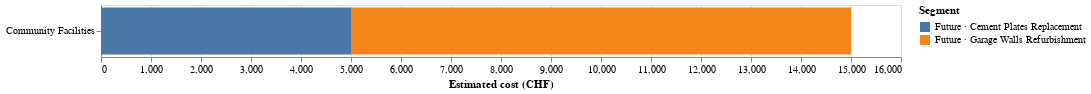

Source (notebook cell):
### Code cell
chart

### Figure 1 — Vega-Lite specification as saved in the notebook (floating-point values rounded to 4 significant figures)
{"config": {"view": {"continuousWidth": 300, "continuousHeight": 300}}, "data": {"name": "data-c71c62956c06b36443ab59b6d61f4239"}, "mark": {"type": "bar"}, "encoding": {"color": {"field": "label", "title": "Segment", "type": "nominal"}, "tooltip": [{"field": "category", "title": "Category", "type": "nominal"}, {"field": "label", "title": "Item", "type": "nominal"}, {"field": "description", "title": "Description", "type": "nominal"}, {"field": "cost_chf", "title": "Cost", "type": "nominal"}, {"field": "urgency", "title": "Urgency", "type": "nominal"}, {"field": "years_until", "format": ".0f", "title": "Years until renovation", "type": "quantitative"}], "x": {"field": "cost", "stack": "zero", "title": "Estimated cost (CHF)", "type": "quantitative"}, "y": {"field": "category", "sort": "-x", "title": null, "type": "nominal"}}, "height": 52, "params": [{"name": "param_2", "select": {"type": "interval", "encodings": ["x", "y"]}, "bind": "scales"}], "width": 800, "$schema": "https://vega.github.io/schema/vega-lite/v5.20.1.json", "datasets": {"data-c71c62956c06b36443ab59b6d61f4239": [{"category": "Community Facilities", "label": "Future · Cement Plates Replacement", "description": "Full renovation of cement plates and walls after lifespan.", "cost": 5000.0, "years_until": 25, "urgency": "low", "cost_chf": "CHF 5'000"}, {"category": "Community Facilities", "label": "Future · Garage Walls Refurbishment", "description": "Full renovation of cement plates and walls after lifespan.", "cost": 10000.0, "years_until": 25, "urgency": "low", "cost_chf": "CHF 10'000"}]}}
